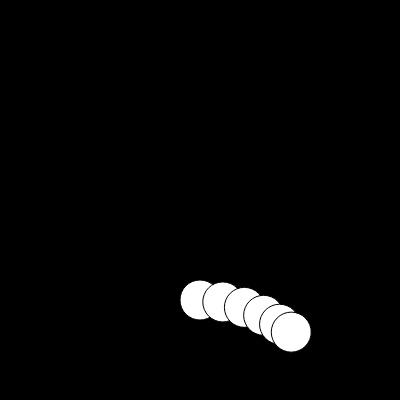
Frame 1 (no input)
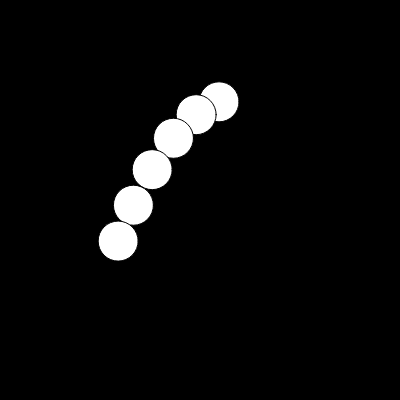
Frame 60 (no input)
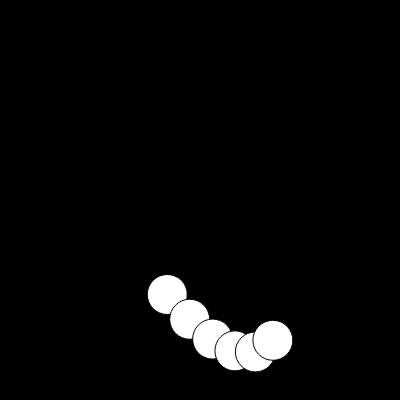
Frame 120 (the mouse pressed at the canvas centre since frame 60)

The p5.js sketch that drew these frames (run headless with seeded random() and noise() and a simulated clock; from frame 60 on, the mouse is pressed at the canvas centre):

// p5.js sketch
// ── sketch.js
let angle = 0.0;
let spacing = 0.0;
let b = 0.0;
let rates = [];




function setup() {
	createCanvas(400, 400);
	background(0);
}

function draw() {
	background(0);
	let offset = 0;
	translate(width/2,height/2)
	for (let i = 0;i < 6;i++) {
		let a = angle + offset;
		let s = spacing+offset;
		let oss = 20 * sin(s)
		let x = 100 * sin(a);
		let y = 100 * cos(a) + (i*oss);
		ellipse(x,y,40);
		offset += 0.23;

	}
	angle += 0.05;
	spacing += 0.01;
}
